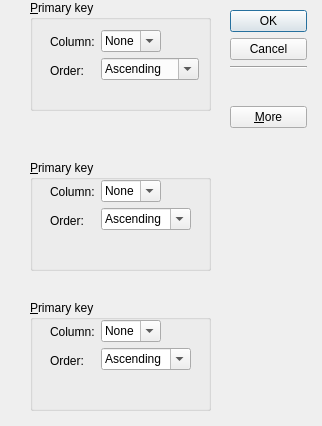
<?xml version="1.0" encoding="UTF-8"?>
<ui version="4.0">
 <class>Dialog</class>
 <widget class="QDialog" name="Dialog">
  <property name="geometry">
   <rect>
    <x>0</x>
    <y>0</y>
    <width>322</width>
    <height>426</height>
   </rect>
  </property>
  <property name="windowTitle">
   <string>Sort</string>
  </property>
  <widget class="QGroupBox" name="secondarygroupBox">
   <property name="geometry">
    <rect>
     <x>30</x>
     <y>160</y>
     <width>181</width>
     <height>111</height>
    </rect>
   </property>
   <property name="title">
    <string notr="true">&amp;Primary key</string>
   </property>
  </widget>
  <widget class="QWidget" name="layoutWidget">
   <property name="geometry">
    <rect>
     <x>50</x>
     <y>180</y>
     <width>141</width>
     <height>52</height>
    </rect>
   </property>
   <layout class="QHBoxLayout" name="horizontalLayout_3">
    <item>
     <layout class="QVBoxLayout" name="verticalLayout_4">
      <item>
       <widget class="QLabel" name="label_3">
        <property name="text">
         <string>Column:</string>
        </property>
       </widget>
      </item>
      <item>
       <widget class="QLabel" name="label_4">
        <property name="text">
         <string>Order:</string>
        </property>
       </widget>
      </item>
     </layout>
    </item>
    <item>
     <layout class="QVBoxLayout" name="verticalLayout_5">
      <item>
       <layout class="QHBoxLayout" name="horizontalLayout_4">
        <item>
         <widget class="QComboBox" name="comboBox_3">
          <property name="editable">
           <bool>true</bool>
          </property>
          <property name="currentText">
           <string>None</string>
          </property>
          <item>
           <property name="text">
            <string>None</string>
           </property>
          </item>
         </widget>
        </item>
        <item>
         <spacer name="horizontalSpacer_2">
          <property name="orientation">
           <enum>Qt::Horizontal</enum>
          </property>
          <property name="sizeHint" stdset="0">
           <size>
            <width>18</width>
            <height>20</height>
           </size>
          </property>
         </spacer>
        </item>
       </layout>
      </item>
      <item>
       <widget class="QComboBox" name="comboBox_4">
        <property name="editable">
         <bool>true</bool>
        </property>
        <property name="currentText">
         <string>Ascending</string>
        </property>
        <item>
         <property name="text">
          <string>Ascending</string>
         </property>
        </item>
        <item>
         <property name="text">
          <string>Descending</string>
         </property>
        </item>
       </widget>
      </item>
     </layout>
    </item>
   </layout>
  </widget>
  <widget class="QGroupBox" name="tgroupBox_3">
   <property name="geometry">
    <rect>
     <x>30</x>
     <y>300</y>
     <width>181</width>
     <height>111</height>
    </rect>
   </property>
   <property name="title">
    <string notr="true">&amp;Primary key</string>
   </property>
  </widget>
  <widget class="QWidget" name="layoutWidget_2">
   <property name="geometry">
    <rect>
     <x>50</x>
     <y>320</y>
     <width>141</width>
     <height>52</height>
    </rect>
   </property>
   <layout class="QHBoxLayout" name="horizontalLayout_5">
    <item>
     <layout class="QVBoxLayout" name="verticalLayout_6">
      <item>
       <widget class="QLabel" name="label_5">
        <property name="text">
         <string>Column:</string>
        </property>
       </widget>
      </item>
      <item>
       <widget class="QLabel" name="label_6">
        <property name="text">
         <string>Order:</string>
        </property>
       </widget>
      </item>
     </layout>
    </item>
    <item>
     <layout class="QVBoxLayout" name="verticalLayout_7">
      <item>
       <layout class="QHBoxLayout" name="horizontalLayout_6">
        <item>
         <widget class="QComboBox" name="comboBox_5">
          <property name="editable">
           <bool>true</bool>
          </property>
          <property name="currentText">
           <string>None</string>
          </property>
          <item>
           <property name="text">
            <string>None</string>
           </property>
          </item>
         </widget>
        </item>
        <item>
         <spacer name="horizontalSpacer_3">
          <property name="orientation">
           <enum>Qt::Horizontal</enum>
          </property>
          <property name="sizeHint" stdset="0">
           <size>
            <width>18</width>
            <height>20</height>
           </size>
          </property>
         </spacer>
        </item>
       </layout>
      </item>
      <item>
       <widget class="QComboBox" name="comboBox_6">
        <property name="editable">
         <bool>true</bool>
        </property>
        <property name="currentText">
         <string>Ascending</string>
        </property>
        <item>
         <property name="text">
          <string>Ascending</string>
         </property>
        </item>
        <item>
         <property name="text">
          <string>Descending</string>
         </property>
        </item>
       </widget>
      </item>
     </layout>
    </item>
   </layout>
  </widget>
  <widget class="QWidget" name="">
   <property name="geometry">
    <rect>
     <x>230</x>
     <y>10</y>
     <width>77</width>
     <height>118</height>
    </rect>
   </property>
   <layout class="QVBoxLayout" name="verticalLayout">
    <item>
     <widget class="QPushButton" name="okButton">
      <property name="text">
       <string>OK</string>
      </property>
     </widget>
    </item>
    <item>
     <widget class="QPushButton" name="cancelButton">
      <property name="text">
       <string>Cancel</string>
      </property>
     </widget>
    </item>
    <item>
     <widget class="Line" name="line">
      <property name="orientation">
       <enum>Qt::Horizontal</enum>
      </property>
     </widget>
    </item>
    <item>
     <spacer name="verticalSpacer_2">
      <property name="orientation">
       <enum>Qt::Vertical</enum>
      </property>
      <property name="sizeHint" stdset="0">
       <size>
        <width>0</width>
        <height>20</height>
       </size>
      </property>
     </spacer>
    </item>
    <item>
     <widget class="QPushButton" name="moreButton">
      <property name="text">
       <string>&amp;More</string>
      </property>
      <property name="checkable">
       <bool>true</bool>
      </property>
     </widget>
    </item>
   </layout>
  </widget>
  <widget class="QWidget" name="">
   <property name="geometry">
    <rect>
     <x>50</x>
     <y>30</y>
     <width>149</width>
     <height>52</height>
    </rect>
   </property>
   <layout class="QHBoxLayout" name="horizontalLayout_2">
    <item>
     <layout class="QVBoxLayout" name="verticalLayout_3">
      <item>
       <widget class="QLabel" name="label">
        <property name="text">
         <string>Column:</string>
        </property>
       </widget>
      </item>
      <item>
       <widget class="QLabel" name="label_2">
        <property name="text">
         <string>Order:</string>
        </property>
       </widget>
      </item>
     </layout>
    </item>
    <item>
     <layout class="QVBoxLayout" name="verticalLayout_2">
      <item>
       <layout class="QHBoxLayout" name="horizontalLayout">
        <item>
         <widget class="QComboBox" name="comboBox">
          <property name="editable">
           <bool>true</bool>
          </property>
          <property name="currentText">
           <string>None</string>
          </property>
          <item>
           <property name="text">
            <string>None</string>
           </property>
          </item>
         </widget>
        </item>
        <item>
         <spacer name="horizontalSpacer">
          <property name="orientation">
           <enum>Qt::Horizontal</enum>
          </property>
          <property name="sizeHint" stdset="0">
           <size>
            <width>18</width>
            <height>20</height>
           </size>
          </property>
         </spacer>
        </item>
       </layout>
      </item>
      <item>
       <widget class="QComboBox" name="comboBox_2">
        <property name="editable">
         <bool>true</bool>
        </property>
        <property name="currentText">
         <string>Ascending</string>
        </property>
        <item>
         <property name="text">
          <string>Ascending</string>
         </property>
        </item>
        <item>
         <property name="text">
          <string>Descending</string>
         </property>
        </item>
       </widget>
      </item>
     </layout>
    </item>
   </layout>
  </widget>
  <widget class="QGroupBox" name="primarygroupBox">
   <property name="geometry">
    <rect>
     <x>30</x>
     <y>0</y>
     <width>181</width>
     <height>111</height>
    </rect>
   </property>
   <property name="title">
    <string notr="true">&amp;Primary key</string>
   </property>
  </widget>
  <zorder>okButton</zorder>
  <zorder>cancelButton</zorder>
  <zorder>moreButton</zorder>
  <zorder>line</zorder>
  <zorder>okButton</zorder>
  <zorder>label</zorder>
  <zorder>label_2</zorder>
  <zorder>horizontalSpacer</zorder>
  <zorder>comboBox</zorder>
  <zorder>comboBox_2</zorder>
  <zorder>primarygroupBox</zorder>
  <zorder>primarygroupBox</zorder>
  <zorder>primarygroupBox</zorder>
  <zorder>secondarygroupBox</zorder>
  <zorder>layoutWidget</zorder>
  <zorder>tgroupBox_3</zorder>
  <zorder>layoutWidget_2</zorder>
  <zorder>verticalSpacer</zorder>
 </widget>
 <resources/>
 <connections>
  <connection>
   <sender>okButton</sender>
   <signal>clicked()</signal>
   <receiver>Dialog</receiver>
   <slot>accept()</slot>
   <hints>
    <hint type="sourcelabel">
     <x>281</x>
     <y>27</y>
    </hint>
    <hint type="destinationlabel">
     <x>107</x>
     <y>120</y>
    </hint>
   </hints>
  </connection>
  <connection>
   <sender>cancelButton</sender>
   <signal>clicked()</signal>
   <receiver>Dialog</receiver>
   <slot>reject()</slot>
   <hints>
    <hint type="sourcelabel">
     <x>264</x>
     <y>58</y>
    </hint>
    <hint type="destinationlabel">
     <x>152</x>
     <y>129</y>
    </hint>
   </hints>
  </connection>
  <connection>
   <sender>moreButton</sender>
   <signal>toggled(bool)</signal>
   <receiver>secondarygroupBox</receiver>
   <slot>setVisible(bool)</slot>
   <hints>
    <hint type="sourcelabel">
     <x>298</x>
     <y>123</y>
    </hint>
    <hint type="destinationlabel">
     <x>181</x>
     <y>163</y>
    </hint>
   </hints>
  </connection>
  <connection>
   <sender>moreButton</sender>
   <signal>toggled(bool)</signal>
   <receiver>tgroupBox_3</receiver>
   <slot>setVisible(bool)</slot>
   <hints>
    <hint type="sourcelabel">
     <x>299</x>
     <y>106</y>
    </hint>
    <hint type="destinationlabel">
     <x>141</x>
     <y>307</y>
    </hint>
   </hints>
  </connection>
 </connections>
 <designerdata>
  <property name="gridDeltaX">
   <number>10</number>
  </property>
  <property name="gridDeltaY">
   <number>10</number>
  </property>
  <property name="gridSnapX">
   <bool>true</bool>
  </property>
  <property name="gridSnapY">
   <bool>true</bool>
  </property>
  <property name="gridVisible">
   <bool>true</bool>
  </property>
 </designerdata>
</ui>
